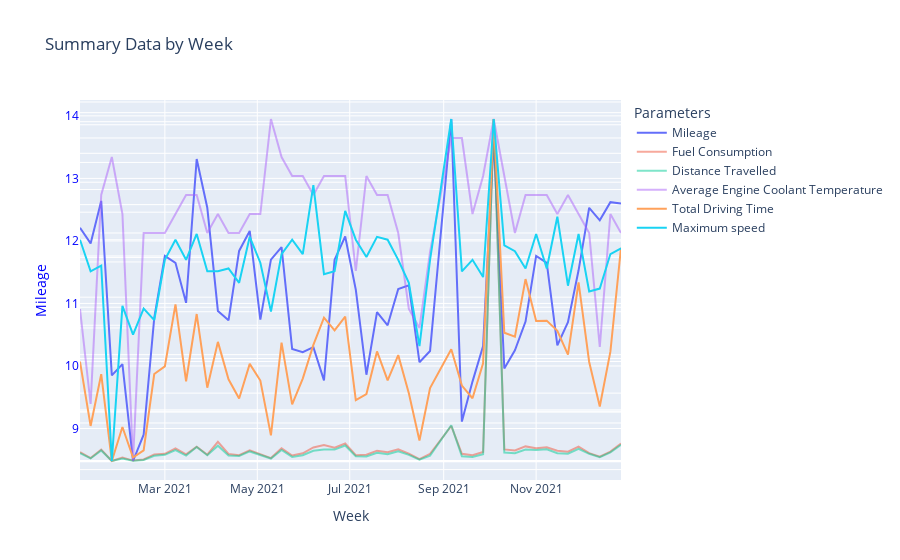

Here is the notebook cell this chart was saved with:
### Markdown cell above
Plotting the historic Data

### Code cell
import plotly.express as px
import plotly.graph_objects as go

fig = go.Figure()

fig.add_trace(go.Scatter(x=summary_df['timeframe'], y=summary_df['mileage'], 
                         mode='lines', name='Mileage', yaxis='y1'))

fig.add_trace(go.Scatter(x=summary_df['timeframe'], y=summary_df['fuel'], 
                         mode='lines', name='Fuel Consumption', yaxis='y2', opacity=0.5))

fig.add_trace(go.Scatter(x=summary_df['timeframe'], y=summary_df['distance'], 
                         mode='lines', name='Distance Travelled', yaxis='y3',opacity=0.5))

fig.add_trace(go.Scatter(x=summary_df['timeframe'], y=summary_df['coolant_temp'], 
                         mode='lines', name='Average Engine Coolant Temperature', yaxis='y4',opacity=0.5))

fig.add_trace(go.Scatter(x=summary_df['timeframe'], y=summary_df['total_drive_time'], 
                         mode='lines', name='Total Driving Time', yaxis='y5'))

fig.add_trace(go.Scatter(x=summary_df['timeframe'], y=summary_df['max_speed'], 
                         mode='lines', name='Maximum speed', yaxis='y6'))


fig.update_layout(
    title=f'Summary Data by {ch.capitalize()}',
    xaxis=dict(title=ch.capitalize()),

    yaxis=dict(
        title="Mileage",
        titlefont=dict(color="blue"),
        tickfont=dict(color="blue"),
    ),

    yaxis2=dict(
        overlaying="y",
        showticklabels=False
    ),
    
    yaxis3=dict(
        overlaying="y",
        showticklabels=False
    ),
    
    yaxis4=dict(
        overlaying="y",
        showticklabels=False
    ),

    yaxis5=dict(
        overlaying="y",
        showticklabels=False
    ),
    yaxis6=dict(
        overlaying="y",
        showticklabels=False
    ),

    legend_title_text='Parameters'
)

fig.show()
